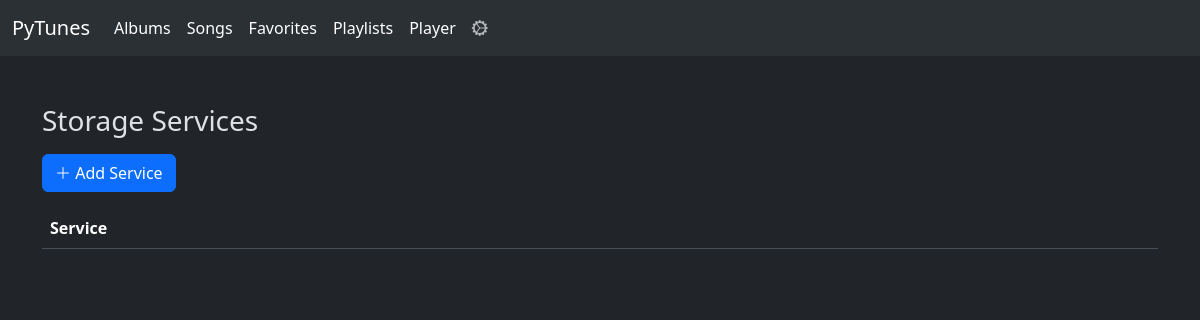
Before: /storage-service/ with the older database file.
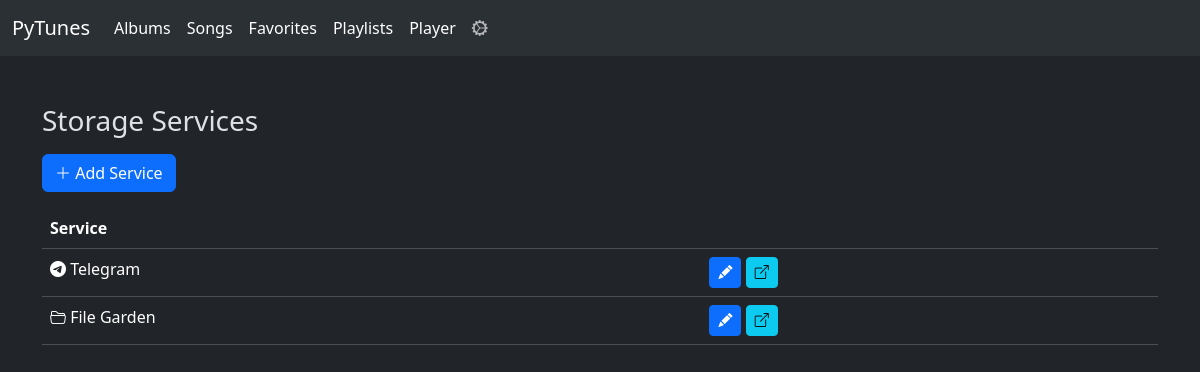
After: the same page with the newer database file.
### base/models.py (models this page shows, shortened)
class StorageService(models.Model):
    name = models.CharField(max_length=1000)
    url = models.TextField(null=True, blank=True)
    icon = models.TextField(null=True, blank=True)

### base/views.py (the view)
# urls.py: path('storage-service/', views.storage_service_list, name="storage_service_list"),
def storage_service_list(request):
    storage_services = StorageService.objects.all()
    return render(request, 'storage_services.html', {'storage_services': storage_services})

### base/templates/storage_services.html
{% extends 'base.html' %}
{% block content %}
<h3 class="mt-5 mb-3">Storage Services</h3>
<a href="{% url 'add_storage_service' %}" class="btn btn-primary mb-3"><i class="bi bi-plus-lg"></i> Add Service</a>
<table class="table">
    <thead>
        <tr>
            <th>Service</th>
            <th></th>
        </tr>
    </thead>
    <tbody>
        {% for service in storage_services %}
            <tr>
                <td>{{service.icon|safe}} {{service.name}}</td>
                <td>
                    <a href="{% url 'edit_storage_service' service.id %}" class="btn btn-sm btn-primary"><i class="bi bi-pencil-fill"></i></a>
                    {% if service.url %}
                        <a href="{{service.url|safe}}" target="_blank" class="btn btn-sm btn-info"><i class="bi bi-box-arrow-up-right"></i></a>
                    {% endif %}
                </td>
            </tr>
        {% endfor %}
    </tbody>
</table>
{% endblock content %}

### base/templates/base.html (shortened to what this page needs)
<!DOCTYPE html>
<html lang="en" data-bs-theme="dark">
<head>
    <link href="https://cdn.jsdelivr.net/npm/bootstrap@5.3.6/dist/css/bootstrap.min.css" rel="stylesheet">
    <link rel="stylesheet" href="https://cdn.jsdelivr.net/npm/bootstrap-icons@1.13.1/font/bootstrap-icons.min.css">
    <link rel="stylesheet" href="https://cdn.datatables.net/2.3.1/css/dataTables.bootstrap5.css">
</head>
<body>
    <nav class="navbar navbar-expand-lg bg-body-tertiary sticky-top">
        <div class="container-fluid">
            <a href="{% url 'home' %}" class="navbar-brand">PyTunes</a>
            <div class="collapse navbar-collapse" id="navbarText">
                <ul class="navbar-nav me-auto mb-2 mb-lg-0">
                    <li class="nav-item">
                        <a class="nav-link active" aria-current="page" href="{% url 'album-list' %}">Albums</a>
                    </li>
                    <li class="nav-item">
                        <a class="nav-link active" aria-current="page" href="{% url 'song-list' %}">Songs</a>
                    </li>
                    <li class="nav-item">
                        <a class="nav-link active" aria-current="page" href="{% url 'favorite-list' %}">Favorites</a>
                    </li>
                    <li class="nav-item">
                        <a class="nav-link active" aria-current="page" href="{% url 'playlist-list' %}">Playlists</a>
                    </li>
                    <li class="nav-item">
                        <a class="nav-link active" aria-current="page" href="{% url 'player' %}">Player</a>
                    </li>
                    <li class="nav-item dropdown">
                        <a class="nav-link" href="#" role="button" data-bs-toggle="dropdown" aria-expanded="false">
                            <i class="bi bi-gear-wide-connected"></i>
                        </a>
                    </li>
                </ul>
            </div>
        </div>
    </nav>
    <div class="container">
        {% block content %}
        {% endblock content %}
    </div>
</body>
</html>

Changed rows visible on the page:
added StorageService: name "Telegram"
added StorageService: name "File Garden"
